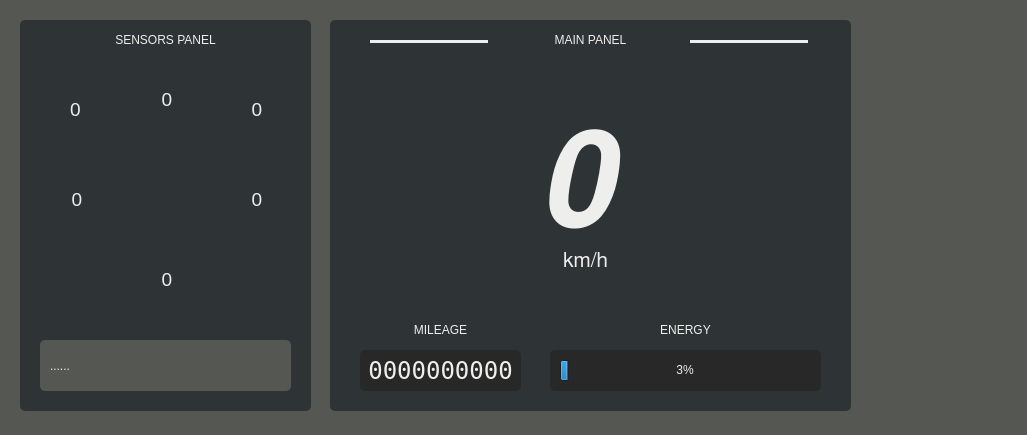
<?xml version="1.0" encoding="UTF-8"?>
<ui version="4.0">
 <class>MainWindow</class>
 <widget class="QMainWindow" name="MainWindow">
  <property name="geometry">
   <rect>
    <x>0</x>
    <y>0</y>
    <width>1027</width>
    <height>435</height>
   </rect>
  </property>
  <property name="windowTitle">
   <string>Dashboard Smart Car</string>
  </property>
  <property name="styleSheet">
   <string notr="true">background-color : rgb(85, 87, 83)</string>
  </property>
  <widget class="QWidget" name="centralwidget">
   <widget class="QFrame" name="frame">
    <property name="geometry">
     <rect>
      <x>20</x>
      <y>20</y>
      <width>291</width>
      <height>391</height>
     </rect>
    </property>
    <property name="styleSheet">
     <string notr="true">background-color:rgb(46, 52, 54);
border-radius:5px</string>
    </property>
    <property name="frameShape">
     <enum>QFrame::StyledPanel</enum>
    </property>
    <property name="frameShadow">
     <enum>QFrame::Sunken</enum>
    </property>
    <widget class="QLabel" name="label_9">
     <property name="geometry">
      <rect>
       <x>200</x>
       <y>140</y>
       <width>71</width>
       <height>81</height>
      </rect>
     </property>
     <property name="styleSheet">
      <string notr="true">color : rgb(238, 238, 236)</string>
     </property>
     <property name="text">
      <string>&lt;html&gt;&lt;head/&gt;&lt;body&gt;&lt;p&gt;&lt;img src=&quot;:/newPrefix/circle.png&quot; width=&quot;70&quot;/&gt;&lt;/p&gt;&lt;/body&gt;&lt;/html&gt;</string>
     </property>
     <property name="alignment">
      <set>Qt::AlignCenter</set>
     </property>
    </widget>
    <widget class="QLabel" name="label_4">
     <property name="geometry">
      <rect>
       <x>20</x>
       <y>140</y>
       <width>71</width>
       <height>81</height>
      </rect>
     </property>
     <property name="styleSheet">
      <string notr="true">color : rgb(238, 238, 236)</string>
     </property>
     <property name="text">
      <string>&lt;html&gt;&lt;head/&gt;&lt;body&gt;&lt;p&gt;&lt;img src=&quot;:/newPrefix/circle.png&quot; width=&quot;70&quot;/&gt;&lt;/p&gt;&lt;/body&gt;&lt;/html&gt;</string>
     </property>
     <property name="alignment">
      <set>Qt::AlignCenter</set>
     </property>
    </widget>
    <widget class="QLabel" name="label_10">
     <property name="geometry">
      <rect>
       <x>110</x>
       <y>220</y>
       <width>71</width>
       <height>81</height>
      </rect>
     </property>
     <property name="styleSheet">
      <string notr="true">color : rgb(238, 238, 236)</string>
     </property>
     <property name="text">
      <string>&lt;html&gt;&lt;head/&gt;&lt;body&gt;&lt;p&gt;&lt;img src=&quot;:/newPrefix/circle.png&quot; width=&quot;70&quot;/&gt;&lt;/p&gt;&lt;/body&gt;&lt;/html&gt;</string>
     </property>
     <property name="alignment">
      <set>Qt::AlignCenter</set>
     </property>
    </widget>
    <widget class="QLabel" name="txtSensorKanan">
     <property name="geometry">
      <rect>
       <x>200</x>
       <y>170</y>
       <width>74</width>
       <height>18</height>
      </rect>
     </property>
     <property name="font">
      <font>
       <pointsize>14</pointsize>
      </font>
     </property>
     <property name="styleSheet">
      <string notr="true">color : rgb(238, 238, 236);
background-color: rgba(0,0,0,0%)</string>
     </property>
     <property name="text">
      <string>0</string>
     </property>
     <property name="alignment">
      <set>Qt::AlignCenter</set>
     </property>
    </widget>
    <widget class="QLabel" name="txtSensorKiri">
     <property name="geometry">
      <rect>
       <x>20</x>
       <y>170</y>
       <width>74</width>
       <height>18</height>
      </rect>
     </property>
     <property name="font">
      <font>
       <pointsize>14</pointsize>
      </font>
     </property>
     <property name="styleSheet">
      <string notr="true">color : rgb(238, 238, 236);
background-color: rgba(0,0,0,0%)</string>
     </property>
     <property name="text">
      <string>0</string>
     </property>
     <property name="alignment">
      <set>Qt::AlignCenter</set>
     </property>
    </widget>
    <widget class="QLabel" name="txtSensorBelakang">
     <property name="geometry">
      <rect>
       <x>110</x>
       <y>250</y>
       <width>74</width>
       <height>18</height>
      </rect>
     </property>
     <property name="font">
      <font>
       <pointsize>14</pointsize>
      </font>
     </property>
     <property name="styleSheet">
      <string notr="true">color : rgb(238, 238, 236);
background-color: rgba(0,0,0,0%)</string>
     </property>
     <property name="text">
      <string>0</string>
     </property>
     <property name="alignment">
      <set>Qt::AlignCenter</set>
     </property>
    </widget>
    <widget class="QLabel" name="label">
     <property name="geometry">
      <rect>
       <x>20</x>
       <y>50</y>
       <width>71</width>
       <height>81</height>
      </rect>
     </property>
     <property name="styleSheet">
      <string notr="true">color : rgb(238, 238, 236)</string>
     </property>
     <property name="text">
      <string>&lt;html&gt;&lt;head/&gt;&lt;body&gt;&lt;p&gt;&lt;img src=&quot;:/newPrefix/circle.png&quot; width=&quot;70&quot;/&gt;&lt;/p&gt;&lt;/body&gt;&lt;/html&gt;</string>
     </property>
     <property name="alignment">
      <set>Qt::AlignCenter</set>
     </property>
    </widget>
    <widget class="QLabel" name="txtSensorDepanKiri">
     <property name="geometry">
      <rect>
       <x>20</x>
       <y>80</y>
       <width>71</width>
       <height>18</height>
      </rect>
     </property>
     <property name="font">
      <font>
       <pointsize>14</pointsize>
       <kerning>true</kerning>
      </font>
     </property>
     <property name="autoFillBackground">
      <bool>false</bool>
     </property>
     <property name="styleSheet">
      <string notr="true">color : rgb(238, 238, 236);
background-color: rgba(0,0,0,0%)</string>
     </property>
     <property name="text">
      <string>0</string>
     </property>
     <property name="alignment">
      <set>Qt::AlignCenter</set>
     </property>
    </widget>
    <widget class="QLabel" name="label_8">
     <property name="geometry">
      <rect>
       <x>200</x>
       <y>50</y>
       <width>71</width>
       <height>81</height>
      </rect>
     </property>
     <property name="styleSheet">
      <string notr="true">color : rgb(238, 238, 236)</string>
     </property>
     <property name="text">
      <string>&lt;html&gt;&lt;head/&gt;&lt;body&gt;&lt;p&gt;&lt;img src=&quot;:/newPrefix/circle.png&quot; width=&quot;70&quot;/&gt;&lt;/p&gt;&lt;/body&gt;&lt;/html&gt;</string>
     </property>
     <property name="alignment">
      <set>Qt::AlignCenter</set>
     </property>
    </widget>
    <widget class="QLabel" name="txtSensorDepanKanan">
     <property name="geometry">
      <rect>
       <x>200</x>
       <y>80</y>
       <width>74</width>
       <height>18</height>
      </rect>
     </property>
     <property name="font">
      <font>
       <pointsize>14</pointsize>
      </font>
     </property>
     <property name="styleSheet">
      <string notr="true">color : rgb(238, 238, 236);
background-color: rgba(0,0,0,0%)</string>
     </property>
     <property name="text">
      <string>0</string>
     </property>
     <property name="alignment">
      <set>Qt::AlignCenter</set>
     </property>
    </widget>
    <widget class="QLabel" name="label_7">
     <property name="geometry">
      <rect>
       <x>110</x>
       <y>40</y>
       <width>71</width>
       <height>81</height>
      </rect>
     </property>
     <property name="styleSheet">
      <string notr="true">color : rgb(238, 238, 236)</string>
     </property>
     <property name="text">
      <string>&lt;html&gt;&lt;head/&gt;&lt;body&gt;&lt;p&gt;&lt;img src=&quot;:/newPrefix/circle.png&quot; width=&quot;70&quot;/&gt;&lt;/p&gt;&lt;/body&gt;&lt;/html&gt;</string>
     </property>
     <property name="alignment">
      <set>Qt::AlignCenter</set>
     </property>
    </widget>
    <widget class="QLabel" name="txtSensorDepan">
     <property name="geometry">
      <rect>
       <x>110</x>
       <y>70</y>
       <width>74</width>
       <height>18</height>
      </rect>
     </property>
     <property name="font">
      <font>
       <pointsize>14</pointsize>
      </font>
     </property>
     <property name="styleSheet">
      <string notr="true">color : rgb(238, 238, 236);
background-color: rgba(0,0,0,0%);</string>
     </property>
     <property name="text">
      <string>0</string>
     </property>
     <property name="alignment">
      <set>Qt::AlignCenter</set>
     </property>
    </widget>
    <widget class="QLabel" name="label_2">
     <property name="geometry">
      <rect>
       <x>10</x>
       <y>10</y>
       <width>271</width>
       <height>20</height>
      </rect>
     </property>
     <property name="font">
      <font>
       <pointsize>9</pointsize>
      </font>
     </property>
     <property name="styleSheet">
      <string notr="true">color : rgb(238, 238, 236);</string>
     </property>
     <property name="text">
      <string>SENSORS PANEL</string>
     </property>
     <property name="alignment">
      <set>Qt::AlignCenter</set>
     </property>
    </widget>
    <widget class="Line" name="line">
     <property name="geometry">
      <rect>
       <x>20</x>
       <y>320</y>
       <width>251</width>
       <height>51</height>
      </rect>
     </property>
     <property name="styleSheet">
      <string notr="true">background-color:rgb(85, 87, 83)</string>
     </property>
     <property name="orientation">
      <enum>Qt::Horizontal</enum>
     </property>
    </widget>
    <widget class="QLabel" name="txtSensorActionMessage">
     <property name="geometry">
      <rect>
       <x>30</x>
       <y>330</y>
       <width>231</width>
       <height>31</height>
      </rect>
     </property>
     <property name="styleSheet">
      <string notr="true">color:rgb(238, 238, 236);
background-color: rgba(0,0,0,0%);</string>
     </property>
     <property name="text">
      <string>......</string>
     </property>
     <property name="alignment">
      <set>Qt::AlignLeading|Qt::AlignLeft|Qt::AlignVCenter</set>
     </property>
    </widget>
   </widget>
   <widget class="QFrame" name="frame_2">
    <property name="geometry">
     <rect>
      <x>330</x>
      <y>20</y>
      <width>521</width>
      <height>391</height>
     </rect>
    </property>
    <property name="styleSheet">
     <string notr="true">background-color:rgb(46, 52, 54);
border-radius:5px
</string>
    </property>
    <property name="frameShape">
     <enum>QFrame::StyledPanel</enum>
    </property>
    <property name="frameShadow">
     <enum>QFrame::Raised</enum>
    </property>
    <widget class="QLabel" name="label_3">
     <property name="geometry">
      <rect>
       <x>10</x>
       <y>10</y>
       <width>501</width>
       <height>20</height>
      </rect>
     </property>
     <property name="font">
      <font>
       <pointsize>9</pointsize>
      </font>
     </property>
     <property name="styleSheet">
      <string notr="true">color : rgb(238, 238, 236);</string>
     </property>
     <property name="text">
      <string>MAIN PANEL</string>
     </property>
     <property name="alignment">
      <set>Qt::AlignCenter</set>
     </property>
    </widget>
    <widget class="QLabel" name="txtSpeedometer">
     <property name="geometry">
      <rect>
       <x>150</x>
       <y>80</y>
       <width>191</width>
       <height>171</height>
      </rect>
     </property>
     <property name="font">
      <font>
       <family>FreeSans</family>
       <pointsize>100</pointsize>
       <weight>75</weight>
       <italic>true</italic>
       <bold>true</bold>
      </font>
     </property>
     <property name="styleSheet">
      <string notr="true">color:rgb(238, 238, 236)</string>
     </property>
     <property name="text">
      <string>0</string>
     </property>
     <property name="alignment">
      <set>Qt::AlignCenter</set>
     </property>
    </widget>
    <widget class="QLabel" name="label_6">
     <property name="geometry">
      <rect>
       <x>230</x>
       <y>230</y>
       <width>51</width>
       <height>21</height>
      </rect>
     </property>
     <property name="font">
      <font>
       <family>FreeSans</family>
       <pointsize>16</pointsize>
      </font>
     </property>
     <property name="styleSheet">
      <string notr="true">color:rgb(238, 238, 236)</string>
     </property>
     <property name="text">
      <string>km/h</string>
     </property>
     <property name="alignment">
      <set>Qt::AlignCenter</set>
     </property>
    </widget>
    <widget class="QFrame" name="frame_3">
     <property name="geometry">
      <rect>
       <x>30</x>
       <y>330</y>
       <width>161</width>
       <height>41</height>
      </rect>
     </property>
     <property name="styleSheet">
      <string notr="true">background-color:rgb(40, 40, 40)</string>
     </property>
     <property name="frameShape">
      <enum>QFrame::WinPanel</enum>
     </property>
     <property name="frameShadow">
      <enum>QFrame::Sunken</enum>
     </property>
     <widget class="QLabel" name="txtMileage">
      <property name="geometry">
       <rect>
        <x>0</x>
        <y>10</y>
        <width>161</width>
        <height>20</height>
       </rect>
      </property>
      <property name="font">
       <font>
        <family>DejaVu Sans Mono</family>
        <pointsize>18</pointsize>
       </font>
      </property>
      <property name="styleSheet">
       <string notr="true">color:rgb(238, 238, 236)</string>
      </property>
      <property name="text">
       <string>0000000000</string>
      </property>
      <property name="alignment">
       <set>Qt::AlignCenter</set>
      </property>
     </widget>
    </widget>
    <widget class="QLabel" name="label_5">
     <property name="geometry">
      <rect>
       <x>30</x>
       <y>300</y>
       <width>161</width>
       <height>20</height>
      </rect>
     </property>
     <property name="font">
      <font>
       <pointsize>9</pointsize>
      </font>
     </property>
     <property name="styleSheet">
      <string notr="true">color : rgb(238, 238, 236);</string>
     </property>
     <property name="text">
      <string>MILEAGE</string>
     </property>
     <property name="alignment">
      <set>Qt::AlignCenter</set>
     </property>
    </widget>
    <widget class="Line" name="line_2">
     <property name="geometry">
      <rect>
       <x>40</x>
       <y>20</y>
       <width>118</width>
       <height>3</height>
      </rect>
     </property>
     <property name="styleSheet">
      <string notr="true">background-color:rgb(238, 238, 236)</string>
     </property>
     <property name="orientation">
      <enum>Qt::Horizontal</enum>
     </property>
    </widget>
    <widget class="Line" name="line_3">
     <property name="geometry">
      <rect>
       <x>360</x>
       <y>20</y>
       <width>118</width>
       <height>3</height>
      </rect>
     </property>
     <property name="styleSheet">
      <string notr="true">background-color:rgb(238, 238, 236)</string>
     </property>
     <property name="orientation">
      <enum>Qt::Horizontal</enum>
     </property>
    </widget>
    <widget class="QFrame" name="frame_4">
     <property name="geometry">
      <rect>
       <x>220</x>
       <y>330</y>
       <width>271</width>
       <height>41</height>
      </rect>
     </property>
     <property name="styleSheet">
      <string notr="true">background-color:rgb(40, 40, 40)</string>
     </property>
     <property name="frameShape">
      <enum>QFrame::WinPanel</enum>
     </property>
     <property name="frameShadow">
      <enum>QFrame::Sunken</enum>
     </property>
     <widget class="QProgressBar" name="energyBar">
      <property name="geometry">
       <rect>
        <x>10</x>
        <y>10</y>
        <width>251</width>
        <height>21</height>
       </rect>
      </property>
      <property name="font">
       <font>
        <pointsize>9</pointsize>
       </font>
      </property>
      <property name="styleSheet">
       <string notr="true">color:rgb(238, 238, 236)</string>
      </property>
      <property name="maximum">
       <number>3000</number>
      </property>
      <property name="value">
       <number>100</number>
      </property>
      <property name="alignment">
       <set>Qt::AlignCenter</set>
      </property>
     </widget>
    </widget>
    <widget class="QLabel" name="label_11">
     <property name="geometry">
      <rect>
       <x>230</x>
       <y>300</y>
       <width>251</width>
       <height>20</height>
      </rect>
     </property>
     <property name="font">
      <font>
       <pointsize>9</pointsize>
      </font>
     </property>
     <property name="styleSheet">
      <string notr="true">color : rgb(238, 238, 236);</string>
     </property>
     <property name="text">
      <string>ENERGY</string>
     </property>
     <property name="alignment">
      <set>Qt::AlignCenter</set>
     </property>
    </widget>
   </widget>
  </widget>
  <widget class="QStatusBar" name="statusbar"/>
 </widget>
 <resources>
  <include location="circle.qrc"/>
 </resources>
 <connections/>
</ui>
